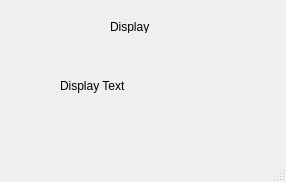
<?xml version="1.0" encoding="UTF-8"?>
<ui version="4.0">
 <class>MainWindow</class>
 <widget class="QMainWindow" name="MainWindow">
  <property name="geometry">
   <rect>
    <x>0</x>
    <y>0</y>
    <width>286</width>
    <height>182</height>
   </rect>
  </property>
  <property name="windowTitle">
   <string>MainWindow</string>
  </property>
  <widget class="QWidget" name="centralwidget">
   <widget class="QLabel" name="label">
    <property name="geometry">
     <rect>
      <x>110</x>
      <y>20</y>
      <width>47</width>
      <height>13</height>
     </rect>
    </property>
    <property name="text">
     <string>Display</string>
    </property>
   </widget>
   <widget class="QLabel" name="lText">
    <property name="geometry">
     <rect>
      <x>60</x>
      <y>40</y>
      <width>161</width>
      <height>91</height>
     </rect>
    </property>
    <property name="text">
     <string>Display Text</string>
    </property>
   </widget>
  </widget>
  <widget class="QMenuBar" name="menubar">
   <property name="geometry">
    <rect>
     <x>0</x>
     <y>0</y>
     <width>286</width>
     <height>21</height>
    </rect>
   </property>
  </widget>
  <widget class="QStatusBar" name="statusbar"/>
 </widget>
 <resources/>
 <connections/>
</ui>
